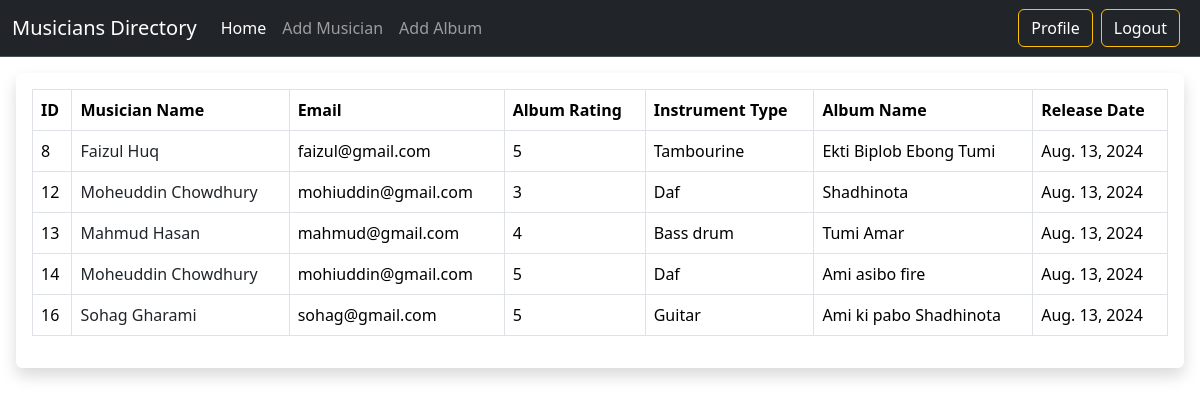
The app's page / (signed in) with its own data.
### musicians_directory_app/models.py (models this page shows, shortened)
class AlbumModel(models.Model):
    album_name = models.CharField(max_length=100)
    musician = models.ForeignKey(
            MusicianModel,
            verbose_name=_("Musician of the Album"),
            on_delete=models.CASCADE
        )
    release_date = models.DateField(auto_now_add=True)
    rating = models.IntegerField(
        validators=[MinValueValidator(1), MaxValueValidator(5)]
    )

class MusicianModel(models.Model):
    first_name = models.CharField(max_length=100)
    last_name = models.CharField(max_length=100)
    email = models.EmailField()
    phone_number = models.CharField(max_length=15)
    instrument_type = models.ManyToManyField(InstrumentTypeModel)

class InstrumentTypeModel(models.Model):
    name = models.CharField(max_length=100)

### musicians_directory_app/views.py (the view)
# urls.py: path('', HomeView.as_view(), name='home'),
class HomeView(ListView):
    model = AlbumModel
    template_name = 'home.html'
    context_object_name = 'data'

### templates/home.html (shortened to what this page needs)
{% extends "base.html" %}
{% block content %}
<div class="card border-0 shadow p-3 mx-3 my-3">
    <table class="table table-bordered">
        <thead>
          <tr>
            <th scope="col">ID</th>
            <th scope="col">Musician Name</th>
            <th scope="col">Email</th>
            <th scope="col">Album Rating</th>
            <th scope="col">Instrument Type</th>
            <th scope="col">Album Name</th>
            <th scope="col">Release Date</th>
          </tr>
        </thead>
        <tbody>
        {% for album in data %}
          <tr>
            <td>{{album.id}}</td>
            <td>
                <a class="text-decoration-none text-dark" href="">
                    {{album.musician.first_name}} {{album.musician.last_name}}
                </a>
            </td>
            <td>{{album.musician.email}}</td>
            <td>{{album.rating}}</td>
            <td>
                {% for instrument in album.musician.instrument_type.all %}
                    {{ instrument.name }}{% if not forloop.last %}, {% endif %}
                {% endfor %}
            </td>
            <td>{{album.album_name}}</td>
            <td>{{album.release_date}}</td>
          </tr>
          {% endfor %}
        </tbody>
      </table>
</div>
{% endblock content %}

### records on screen
AlbumModel: id "8", musician.first_name "Faizul", musician.last_name "Huq", musician.email "faizul@gmail.com", rating "5", album_name "Ekti Biplob Ebong Tumi", release_date "Aug. 13, 2024"
InstrumentTypeModel: name "Tambourine"
AlbumModel: id "12", musician.first_name "Moheuddin", musician.last_name "Chowdhury", musician.email "mohiuddin@gmail.com", rating "3", album_name "Shadhinota", release_date "Aug. 13, 2024"
InstrumentTypeModel: name "Daf"
AlbumModel: id "13", musician.first_name "Mahmud", musician.last_name "Hasan", musician.email "mahmud@gmail.com", rating "4", album_name "Tumi Amar", release_date "Aug. 13, 2024"
InstrumentTypeModel: name "Bass drum"
AlbumModel: id "14", musician.first_name "Moheuddin", musician.last_name "Chowdhury", musician.email "mohiuddin@gmail.com", rating "5", album_name "Ami asibo fire", release_date "Aug. 13, 2024"
AlbumModel: id "16", musician.first_name "Sohag", musician.last_name "Gharami", musician.email "sohag@gmail.com", rating "5", album_name "Ami ki pabo Shadhinota", release_date "Aug. 13, 2024"
InstrumentTypeModel: name "Guitar"
